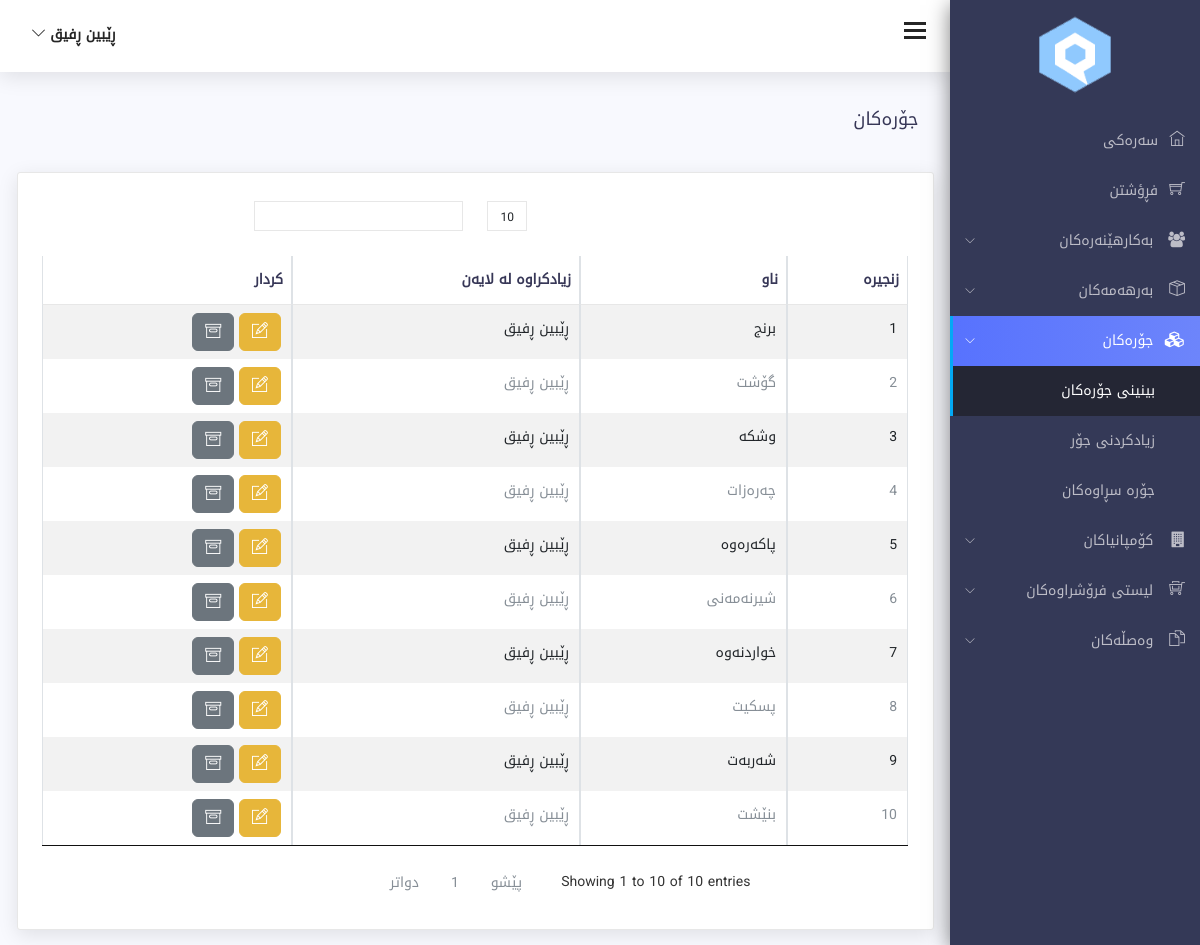
The app's page /categories.php (signed in) with its own data.
### tables this page shows
CREATE TABLE `users` (
  `id` int(11) NOT NULL,
  `first_name` varchar(255) NOT NULL,
  `last_name` varchar(255) NOT NULL,
  `email` varchar(255) NOT NULL,
  `password` varchar(255) NOT NULL,
  `role` int(11) NOT NULL DEFAULT 2 COMMENT '1 super admin\r\n2 admin\r\n3 cashier',
  `phone` varchar(255) NOT NULL,
  `recycle` int(11) DEFAULT 0,
  `addedby` varchar(255) NOT NULL,
  `image` varchar(255) NOT NULL,
  `type_image` varchar(255) NOT NULL,
  `tmp_image` varchar(255) NOT NULL,
  `size_image` varchar(255) NOT NULL,
  `created_at` datetime NOT NULL,
  `updated_at` datetime NOT NULL
);

CREATE TABLE `categories` (
  `id` int(11) NOT NULL,
  `name` varchar(255) NOT NULL,
  `description` text NOT NULL,
  `recycle` int(11) NOT NULL DEFAULT 0,
  `addedby` varchar(255) NOT NULL,
  `created_at` datetime NOT NULL,
  `updated_at` datetime NOT NULL
);

### class/database.php (called while the page is built, shortened)
<?php
class Database{
public $connection;
public function open_db_connection(){
    $this->connection=new mysqli(DB_HOST,DB_USER,DB_PASSWORD,DB_NAME);
}
public function query($sql){
    $result=$this->connection->query($sql);
    return $result;
}
}
$db = new Database();
?>

### class/db_object.php (called while the page is built, shortened)
<?php
class Db_Object{
public static function find_all(){
    return static::find_by_query("SELECT * FROM ".static::$db_table." ");
}
public static function find_by_id($id){
    $the_result_array=static::find_by_query("SELECT * FROM ".static::$db_table." WHERE id='$id' LIMIT 1");
    return !empty($the_result_array) ? array_shift($the_result_array) : false;
}
public static function find_by_query($sql){
    global $db;
    $result_set=$db->query($sql);
    $the_object_array=array();
    while($row=mysqli_fetch_array($result_set)){
        $the_object_array[]=static::instantation($row);
    }
    return $the_object_array;
}
public static function instantation($the_record){
    $the_object=new $calling_class;
    foreach($the_record as $the_attribute => $value){
        if($the_object->has_the_attribute($the_attribute)){
            $the_object->$the_attribute=$value;
        }
    }
    return $the_object;
}
private function has_the_attribute($the_attribute){
    $the_properties=get_object_vars($this);
    return array_key_exists($the_attribute,$the_properties);
}
}
?>

### categories.php (the view, shortened to what this page needs)
<?php include 'includes/header.php'; ?>
<?php include 'includes/sidebar.php'; ?>
<?php include 'includes/top_header.php'; ?>
<div class="content-wrap">
        <div class="main">
            <div class="container-fluid">
                <div class="row">
                    <div class="col-lg-8 p-r-0 title-margin-right">
                        <div class="page-header">
                            <div class="page-title">
                                <h1>جۆرەکان</h1>
                            </div>
                        </div>
                    </div>
                </div>
                <section id="main-content">
                    <div class="row">
                        <div class="col-lg-12">
                            <div class="card">
                                <div class="bootstrap-data-table-panel">
                                    <div class="table-responsive">
                                        <table class="table table-striped table-bordered" id="bootstrap-data-table">
                                            <thead>
                                                <tr>
                                                    <th>زنجیرە</th>
                                                    <th>ناو</th>
                                                    <th>زیادکراوە لە لایەن</th>
                                                    <th>کردار</th>
                                                </tr>
                                            </thead>
                                            <tbody>
                                                <?php
                                                $categories = Category::find_all();
                                                $a=1;
                                                foreach($categories as $category){
                                                    if($category->recycle==0){
                                                ?>
                                                <tr id="tr_category_<?php echo $category->id; ?>">
                                                    <td><?php echo $a++; ?></td>
                                                    <td><?php echo htmlentities($category->name,ENT_QUOTES,'UTF-8'); ?></td>
                                                    <td><?php
                                                        $addedby=User::find_by_id($category->addedby);
                                                        echo htmlentities($addedby->first_name.' '.$addedby->last_name,ENT_QUOTES,'UTF-8');
                                                    ?></td>
                                                    <td>
                                                        <button type="button" onclick="categoryUpdate(<?php echo $category->id; ?>)" class="btn btn-warning" title="دەستکاریکردن">
                                                            <span class="ti-pencil-alt"></span>
                                                        </button>
                                                        <button type="button"  class="btn btn-secondary " onclick="categoryRecycle(<?php echo $category->id; ?>)"
                                                        title="ناردنی بۆ بەشی سڕاوەکان">
                                                            <span class="ti-archive"></span>
                                                        </button>
                                                    </td>
                                                </tr>
                                                <?php } } ?>
                                            </tbody>
                                        </table>
                                    </div>
                                </div>
                            </div>
                        </div>
                    </div>
                </div>
                </div>
                </div>
<?php include('includes/footer.php'); ?>

### includes/top_header.php (shortened to what this page needs)
<div class="header">
    <div class="container-fluid">
        <div class="row">
            <div class="col-lg-12">
                <div class="float-start">
                    <div class="hamburger sidebar-toggle">
                        <span class="line"></span>
                        <span class="line"></span>
                        <span class="line"></span>
                    </div>
                </div>
                <div class="float-end">
                    <div class="dropdown dib">
                        <div class="header-icon" data-toggle="dropdown">
                            <span class="user-avatar">
                                <?php
                                $user=User::find_by_id($_SESSION['user_id']);
                                echo $user->first_name . " " . $user->last_name;
                                ?>
                                <i class="ti-angle-down f-s-10"></i>
                            </span>
                        </div>
                        </div>
                </div>
            </div>
        </div>
    </div>
</div>

### records on screen
users: first_name "ڕێبین", last_name "ڕفیق", first_name+last_name "ڕێبین ڕفیق"
categories: name "برنج"
categories: name "گۆشت"
categories: name "وشکە"
categories: name "چەرەزات"
categories: name "پاکەرەوە"
categories: name "شیرنەمەنی"
categories: name "خواردنەوە"
categories: name "پسکیت"
categories: name "شەربەت"
categories: name "بنێشت"
